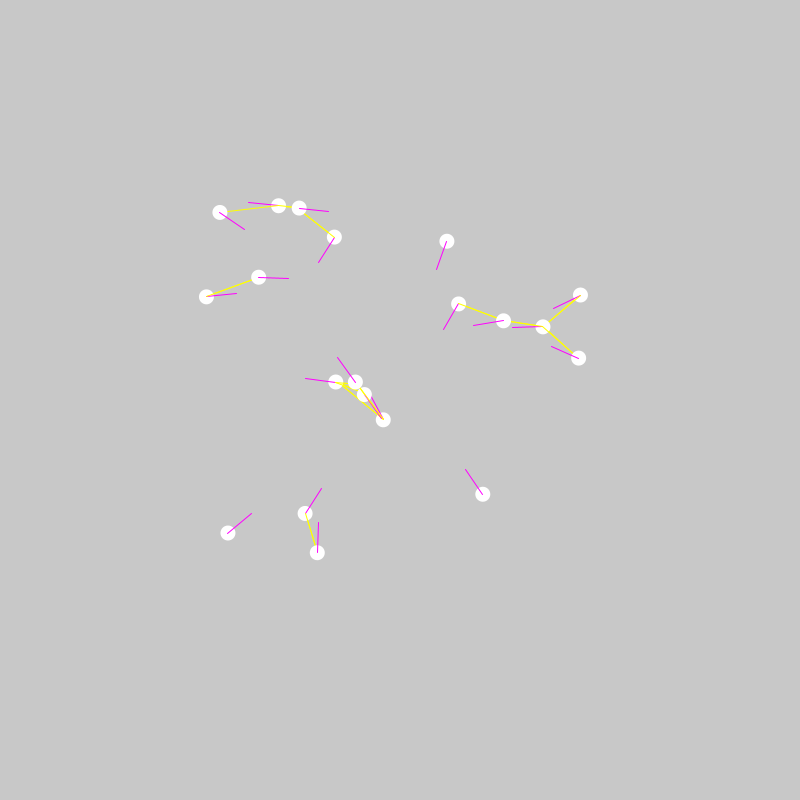
Frame 1 (no input)
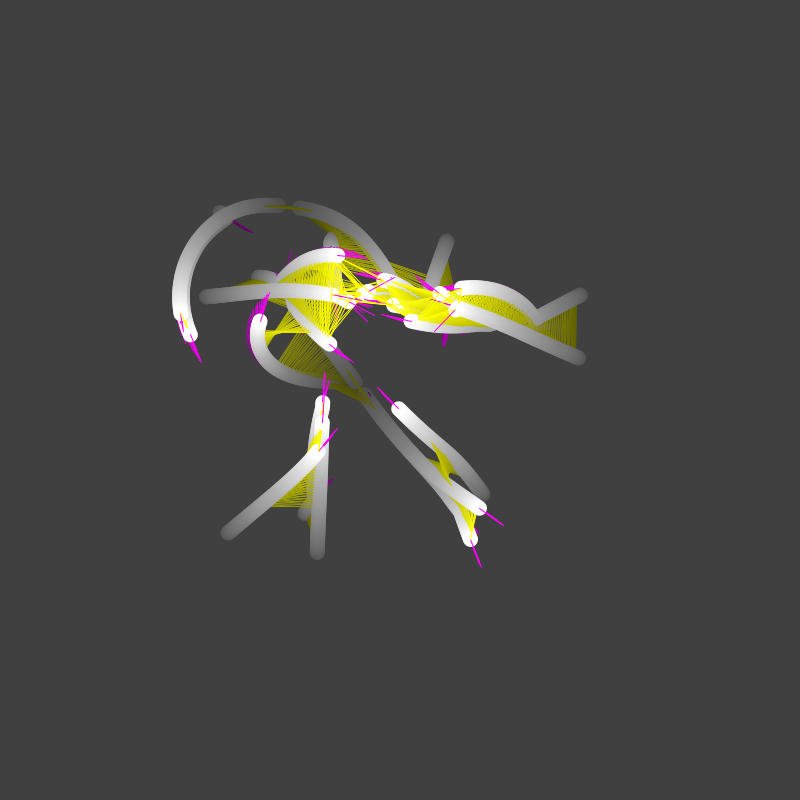
Frame 60 (the mouse pressed at the canvas centre just before this capture)
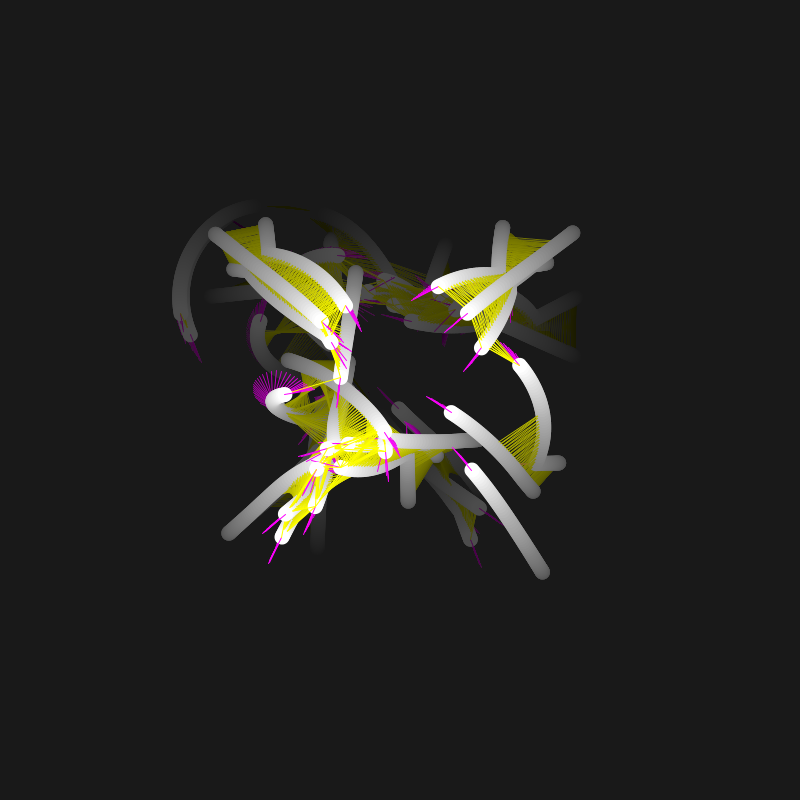
Frame 120 (the mouse held since frame 60 and released just before this capture)

The Processing sketch that drew these frames (run headless with seeded random() and noise(); from frame 60 on, the mouse is pressed at the canvas centre):

// Processing sketch: bit2atom_smallScale_particleSystem
// ── bit2atom_smallScale_particleSystem.pde
Particle[] particles = new Particle[20];

void setup() {
  size(800, 800);
  initiateParticleSystem();
}

void initiateParticleSystem() {
  for (int  i = 0; i < particles.length; i ++) {
    float pxx = random(width/2-200, width/2+200);
    float pyy = random(height/2-200, height/2+200);
    PVector ploc = new PVector(pxx, pyy);
    particles[i] = new Particle(ploc, 15);
  }
}

void draw() {
  //background(0);
  fill(0, 5);
  noStroke();
  rect(0, 0, width, height);
  for (int  i = 0; i < particles.length; i ++) {
    particles[i].run();
  }
}

void mousePressed() {
  background(0);
  initiateParticleSystem();
}

// ── Particle.pde
class Particle {
    PVector loc;
    float rr;
    PVector acc = new PVector(0, 0);
    PVector vel = new PVector(0, 0);
    float minDist = 20;

    Particle(PVector loc_, float rr_) {
        loc = loc_;
        rr = rr_;
    }
    
    void run(){
        attraction();
        update();
        crossCanvas();
        show();
    }

    void show() {
        fill(255);
        noStroke();
        ellipse(loc.x, loc.y, rr, rr);
        stroke(255, 0, 255);
        line(loc.x, loc.y, loc.x + rr*2*cos(vel.heading()), loc.y + rr*2*sin(vel.heading()));
    }
    
    void attraction(){
        for (Particle p : particles) { //(int i = 0; i < particles.length; i ++){// (Particle p : particles) {
            PVector direction = PVector.sub(loc, p.loc);
            println(direction);
            float dist = direction.mag();
            
            if(dist < minDist*3){
                stroke(255, 255, 0);
                line(loc.x, loc.y, p.loc.x, p.loc.y);
            }
            
            if(dist > 0 && dist < minDist){
                direction.normalize();
                direction.mult(100/dist);
                acc.add(direction);
            }else if(dist >= minDist){
                direction.normalize();
                direction.mult(-1/dist);
                acc.add(direction);
            }
        }
    }

    void update() {
        vel.add(acc);
        vel.limit(3);
        loc.add(vel);
        acc = new PVector(0, 0);
    }
    
    void crossCanvas(){
        if(loc.x > width) loc.x = 0;
        if(loc.x < 0) loc.x = width;
        if(loc.y > height) loc.y = 0;
        if(loc.y < 0) loc.y = height;
    }
}
